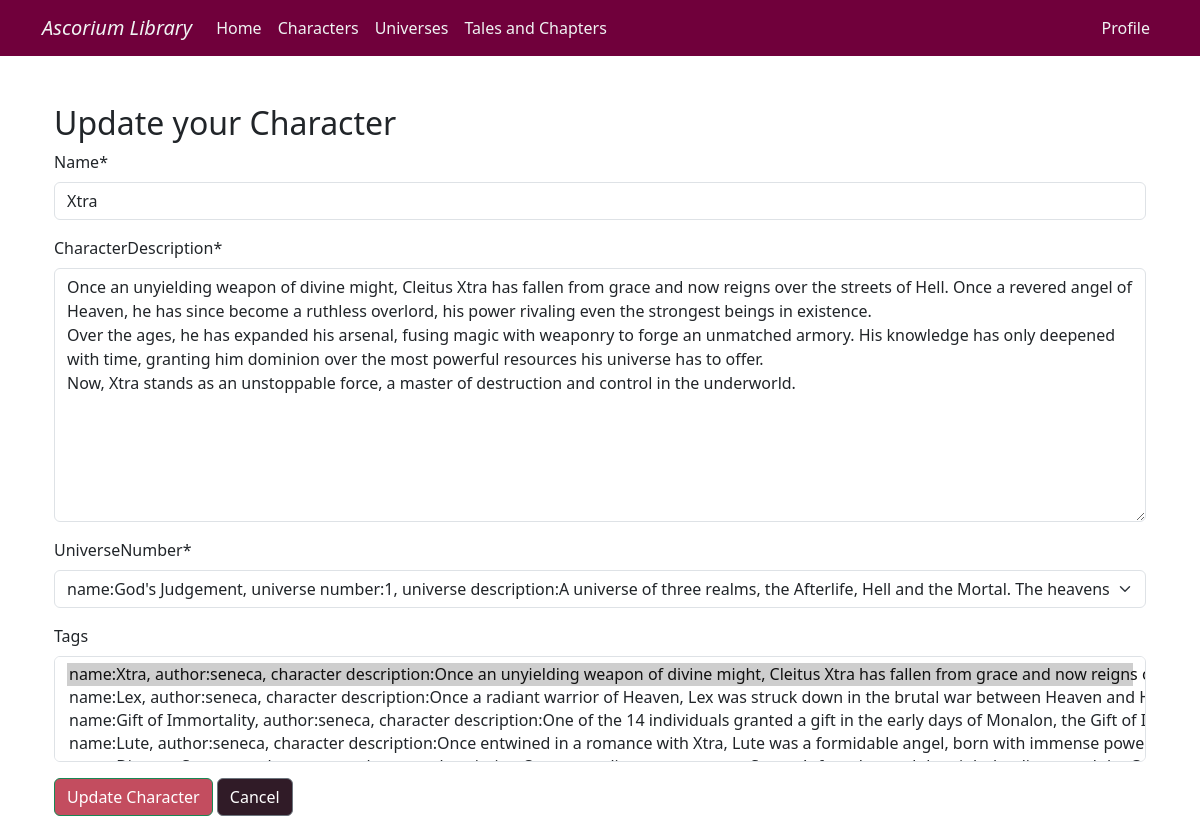
Page /CharacterArticles/1/Update/ (signed in) on the earlier database version.
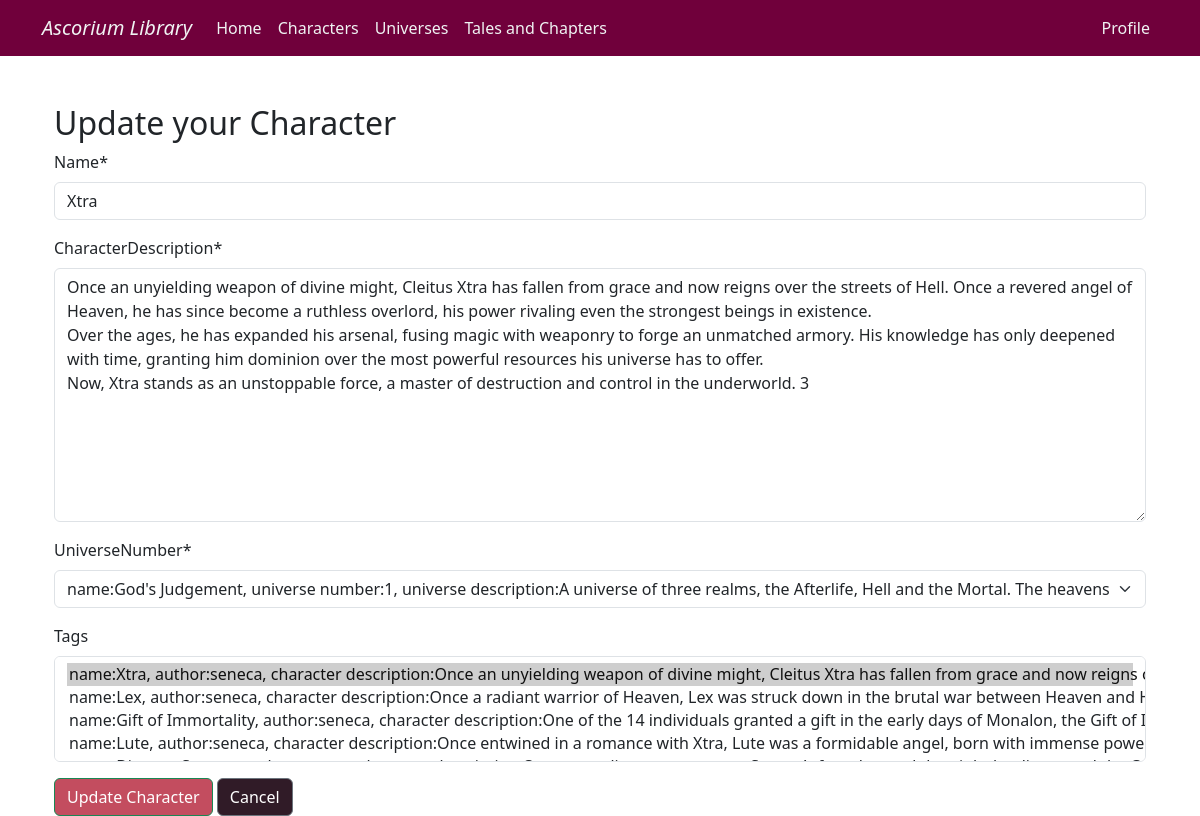
Same page on the later database version.
### Story_Database/models.py (models this page shows)
class CharacterDatabase(models.Model):  #Character database
    Name = models.CharField(max_length=64)
    Author = models.CharField(max_length=64, editable=False)   #the author is not editable, it is linked to the account that made it
    CharacterDescription = models.TextField()
    UniverseNumber = models.ForeignKey(UniverseDatabase, on_delete=models.CASCADE)  #foreign key to Unieverse Database, and so upon deletion of a universe no characters from it exist and so .cascade is added
    Tags = models.ManyToManyField("self", blank=True, symmetrical=False)    #relations to other characters from Character database  (symmetrical since it doesnt go both ways always) blank because it can be left empty
    def __str__(self):
        return (f" name:{self.Name}, author:{self.Author}, character description:{self.CharacterDescription}, universe number:{self.UniverseNumber}")

class UniverseDatabase(models.Model):   #Universe Database
    Name=models.CharField(max_length=64)
    UniverseAuthor=models.CharField(max_length=64, null=True)   #can be left empty, since multiple authors for a Universe could exist since they can be large projects of work
    UniverseNumber=models.PositiveIntegerField(unique=True)     #primary key using unique=True
    UniverseDescription=models.TextField() #textfield for the description that can vary in size depending on how creative the user is
    def __str__(self):
        return (f" name:{self.Name}, universe number:{self.UniverseNumber}, universe description:{self.UniverseDescription}")

### Story_Database/views.py (the view)
# urls.py: path('CharacterArticles/<int:CharacterID>/Update/', views.CharacterUpdate, name="CharacterUpdate"),
@login_required
def CharacterUpdate(request, CharacterID):
       Character = Character=get_object_or_404(CharacterDatabase, id=CharacterID)  #fetch the character
       if request.method == "POST":
              form = UpdateCharacterForm(request.POST, instance=Character)
              if form.is_valid():  #checks form valid
                     if request.user.username == Character.Author: #ensures that the person updating the article is the author
                            form.save()    #saves form
                     return redirect("/CharacterArticles")
       else:
              form = UpdateCharacterForm(instance=Character)   #resets form for retry
       return render(request, "CharacterUpdate.html", {"form":form})

### Story_Database/forms.py
class UpdateCharacterForm(CharacterForm): #UpdateCharacterForm an extension of CharacterForm
    class Meta:
        model = CharacterDatabase
        fields = ["Name", "CharacterDescription", "UniverseNumber", "Tags"]

### Story_Database/templates/CharacterUpdate.html (shortened to what this page needs)
{% extends "base.html" %}
{% load crispy_forms_tags %}
{% block content %}
<div class="container mt-5">
    <h2>Update your Character</h2>
    <form method="post">
        {{ form|crispy }}
        <button type="submit" class="btn btn-success color-button-Submit">Update Character</button>
        <a href="{% url 'CharacterArticles' %}" class="btn btn-secondary color-button-Cancel">Cancel</a>
    </form>
</div>
{% endblock %}

Differences in the rows shown:
changed CharacterDatabase "Xtra": CharacterDescription "…control in the underworld." → "…control in the underworld. 3"
Other differences:
form field Tags: "…and control in the underworld., universe number: name:God's Judgement, universe number:1, universe description:A universe of three realms, the Afterlife, Hell and the Mortal. The heavens continuously clash against Hell and ensuring it’s superiority, but not everyone chooses war, and many have grown wiry of the continuous skirmishes. Meanwhile Earth, that stands in the Mortal realm seems to be more and more inflicted by the celestial war. Xtra fell from above and chose to rebuild Hell as a place to live and not wage war. Over time his influence stretched in all rings until his “death” but he returned, centuries later. His idea may have spread and when he had returned he had seen some…" → "…and control in the underworld. 3, universe number: name:God's Judgement, universe number:1, universe description:A universe of three realms, the Afterlife, Hell and the Mortal. The heavens continuously clash against Hell and ensuring it’s superiority, but not everyone chooses war, and many have grown wiry of the continuous skirmishes. Meanwhile Earth, that stands in the Mortal realm seems to be more and more inflicted by the celestial war. Xtra fell from above and chose to rebuild Hell as a place to live and not wage war. Over time his influence stretched in all rings until his “death” but he returned, centuries later. His idea may have spread and when he had returned he had seen some…"
